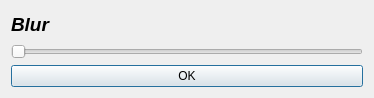
<?xml version="1.0" encoding="UTF-8"?>
<ui version="4.0">
 <class>BlurDialog</class>
 <widget class="QDialog" name="BlurDialog">
  <property name="geometry">
   <rect>
    <x>0</x>
    <y>0</y>
    <width>374</width>
    <height>98</height>
   </rect>
  </property>
  <property name="windowTitle">
   <string>BlurDialog</string>
  </property>
  <layout class="QGridLayout" name="gridLayout_3">
   <item row="0" column="0">
    <widget class="QLabel" name="label">
     <property name="font">
      <font>
       <pointsize>14</pointsize>
       <weight>75</weight>
       <italic>true</italic>
       <bold>true</bold>
      </font>
     </property>
     <property name="text">
      <string>Blur</string>
     </property>
    </widget>
   </item>
   <item row="1" column="0">
    <widget class="QSlider" name="slider">
     <property name="orientation">
      <enum>Qt::Horizontal</enum>
     </property>
    </widget>
   </item>
   <item row="2" column="0">
    <widget class="QPushButton" name="btn">
     <property name="text">
      <string>OK</string>
     </property>
    </widget>
   </item>
  </layout>
 </widget>
 <resources/>
 <connections/>
</ui>
